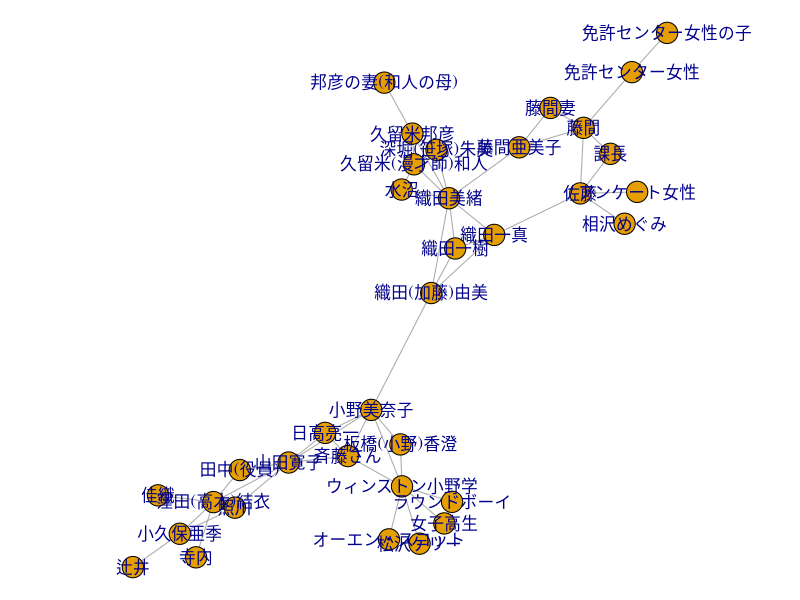

This chart was generated by the following R code:
## ---- chunk 1
knitr::opts_chunk$set(echo = TRUE)
## ---- chunk 2
library(tidyverse)
library(igraph)
## ---- chunk 3
jinbutsu <- tribble(
     ~Name1, ~Name2,
"佐藤", "藤間",
      "佐藤", "課長",
  "藤間",    "課長",
  "アンケート女性", "佐藤",
  "織田一真", "佐藤",
  "織田一真", "織田(加藤)由美",
  "織田一真", "織田美緒",
  "織田(加藤)由美", "織田美緒",
  "織田一真", "織田一樹",
  "織田(加藤)由美", "織田一樹",
  "織田美緒", "織田一樹",
  "佐藤", "相沢めぐみ",
  "藤間", "藤間妻",
  "藤間", "藤間亜美子",
  "藤間妻", "藤間亜美子",
  "ウィンストン小野学", "板橋(小野)香澄",
  "小野美奈子", "板橋(小野)香澄",
  "ウィンストン小野学", "小野美奈子",
  "小野美奈子", "織田(加藤)由美",
  "山田寛子", "小野美奈子",
  "日高亮一", "小野美奈子",
  "山田寛子", "日高亮一",
  "山田寛子", "斉藤さん",
  "日高亮一", "斉藤さん",
  "小野美奈子", "斉藤さん",
  "ウィンストン小野学", "斉藤さん",
  "藤間", "免許センター女性",
  "免許センター女性", "免許センター女性の子",
  "深堀(笹塚)朱美", "織田美緒",
  "深堀(笹塚)朱美", "久留米(漫才師)和人",
  "織田美緒", "久留米(漫才師)和人",
  "深堀(笹塚)朱美", "久留米邦彦",
  "久留米邦彦", "久留米(漫才師)和人",
  "久留米邦彦", "邦彦の妻(和人の母)",
  "久留米邦彦", "織田美緒",
  "水沼", "織田美緒",
  "水沼", "久留米(漫才師)和人",
  "藤間亜美子", "織田美緒",
  "窪田(高木)結衣", "佳織",
  "窪田(高木)結衣", "山田寛子",
  "照川", "山田寛子",
  "照川", "窪田(高木)結衣",
  "照川", "小久保亜季",
  "窪田(高木)結衣", "小久保亜季",
  "辻井", "小久保亜季",
  "窪田(高木)結衣", "寺内",
  "窪田(高木)結衣", "田中(役員)",
  "田中(役員)", "山田寛子",
  "ウィンストン小野学", "オーエン・スコット",
  "ウィンストン小野学", "松沢ケリー",
  "ウィンストン小野学", "女子高生",
  "ウィンストン小野学", "ラウンドボーイ",
  "女子高生", "ラウンドボーイ"
)
## ---- chunk 4
zzz <- readr::read_csv("tojo_jinbutsu.csv")
## ---- chunk 5
zzz
## ---- chunk 6
g <- graph.data.frame(zzz, directed = FALSE)
# Remove unnecessary margins
par(mar = c(0, 0, 0, 0))
plot(g, layout = layout.fruchterman.reingold, vertex.size = 8, edge.arrow.size = 0.5)
